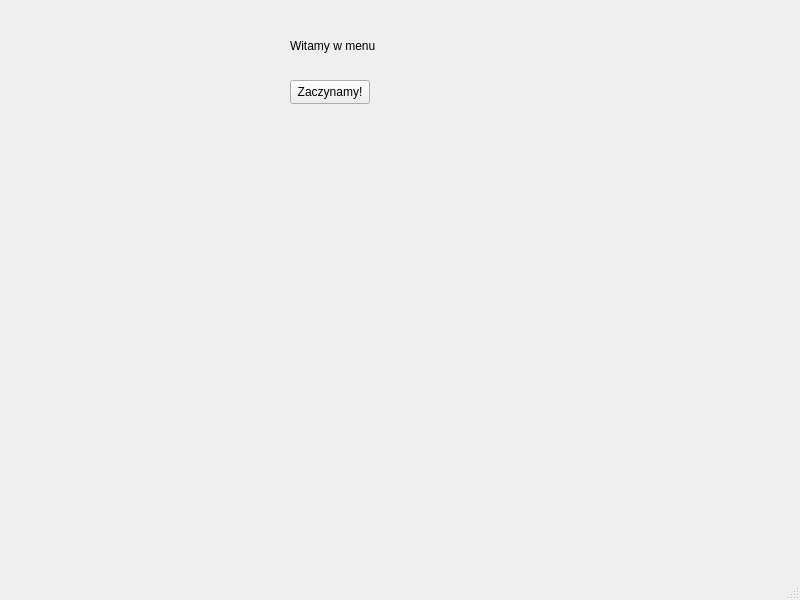
<?xml version="1.0" encoding="UTF-8"?>
<ui version="4.0">
 <class>MainWindow</class>
 <widget class="QMainWindow" name="MainWindow">
  <property name="geometry">
   <rect>
    <x>0</x>
    <y>0</y>
    <width>800</width>
    <height>600</height>
   </rect>
  </property>
  <property name="windowTitle">
   <string>MainWindow</string>
  </property>
  <widget class="QWidget" name="centralwidget">
   <widget class="QPushButton" name="pushButton">
    <property name="geometry">
     <rect>
      <x>290</x>
      <y>80</y>
      <width>80</width>
      <height>24</height>
     </rect>
    </property>
    <property name="text">
     <string>Zaczynamy!</string>
    </property>
   </widget>
   <widget class="QLabel" name="label">
    <property name="geometry">
     <rect>
      <x>290</x>
      <y>30</y>
      <width>101</width>
      <height>31</height>
     </rect>
    </property>
    <property name="text">
     <string>Witamy w menu</string>
    </property>
   </widget>
   <widget class="QLabel" name="label_2">
    <property name="geometry">
     <rect>
      <x>100</x>
      <y>150</y>
      <width>491</width>
      <height>131</height>
     </rect>
    </property>
    <property name="styleSheet">
     <string notr="true">font: 28pt &quot;Calibri&quot;;
color: rgb(16, 52, 255);

</string>
    </property>
    <property name="text">
     <string/>
    </property>
   </widget>
  </widget>
  <widget class="QMenuBar" name="menubar">
   <property name="geometry">
    <rect>
     <x>0</x>
     <y>0</y>
     <width>800</width>
     <height>21</height>
    </rect>
   </property>
  </widget>
  <widget class="QStatusBar" name="statusbar"/>
 </widget>
 <resources/>
 <connections/>
</ui>
